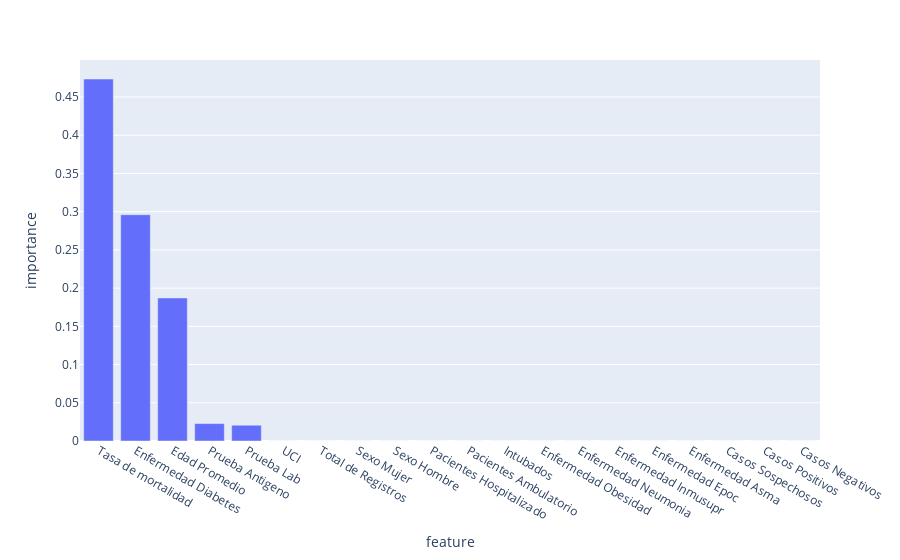

Here is the notebook cell this chart was saved with:
### Code cell
data_tree.plot.bar(x='feature',y='importance')

### Figure 1 — Plotly figure (JSON) as saved in the notebook; plotly's stock layout.template omitted (floating-point values rounded to 4 significant figures)
{"data": [{"alignmentgroup": "True", "hovertemplate": "feature=%{x}<br>importance=%{y}<extra></extra>", "legendgroup": "", "marker": {"color": "#636efa", "pattern": {"shape": ""}}, "name": "", "offsetgroup": "", "orientation": "v", "showlegend": false, "textposition": "auto", "type": "bar", "x": ["Tasa de mortalidad", "Enfermedad Diabetes", "Edad Promedio", "Prueba Antigeno", "Prueba Lab", "UCI", "Total de Registros", "Sexo Mujer", "Sexo Hombre", "Pacientes Hospitalizado", "Pacientes Ambulatorio", "Intubados", "Enfermedad Obesidad", "Enfermedad Neumonia", "Enfermedad Inmusupr", "Enfermedad Epoc", "Enfermedad Asma", "Casos Sospechosos", "Casos Positivos", "Casos Negativos"], "xaxis": "x", "y": [0.4735, 0.296, 0.1871, 0.02278, 0.02063, 0, 0, 0, 0, 0, 0, 0, 0, 0, 0, 0, 0, 0, 0, 0], "yaxis": "y"}], "layout": {"barmode": "relative", "legend": {"tracegroupgap": 0}, "margin": {"t": 60}, "xaxis": {"anchor": "y", "domain": [0, 1], "title": {"text": "feature"}}, "yaxis": {"anchor": "x", "domain": [0, 1], "title": {"text": "importance"}}}}
